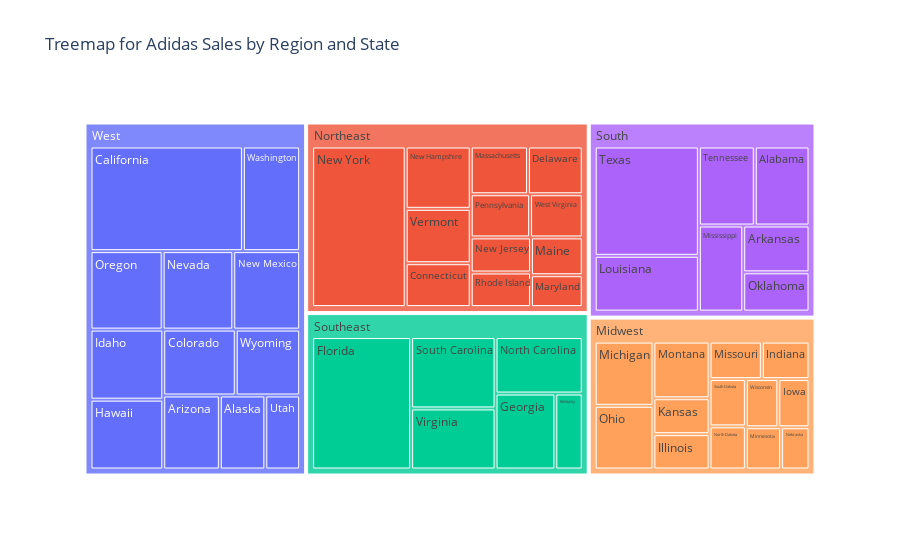

The notebook cell this image was saved under:
### Code cell
px.treemap(df,values='Total Sales', path=['Region', 'State'],
                 title='Treemap for Adidas Sales by Region and State')

### Figure 1 — Plotly figure (JSON) as saved in the notebook; plotly's stock layout.template omitted (floating-point values rounded to 4 significant figures)
{"data": [{"branchvalues": "total", "domain": {"x": [0, 1], "y": [0, 1]}, "hovertemplate": "labels=%{label}<br>Total Sales=%{value}<br>parent=%{parent}<br>id=%{id}<extra></extra>", "ids": ["South/Alabama", "West/Alaska", "West/Arizona", "South/Arkansas", "West/California", "West/Colorado", "Northeast/Connecticut", "Northeast/Delaware", "Southeast/Florida", "Southeast/Georgia", "West/Hawaii", "West/Idaho", "Midwest/Illinois", "Midwest/Indiana", "Midwest/Iowa", "Midwest/Kansas", "Southeast/Kentucky", "South/Louisiana", "Northeast/Maine", "Northeast/Maryland", "Northeast/Massachusetts", "Midwest/Michigan", "Midwest/Minnesota", "South/Mississippi", "Midwest/Missouri", "Midwest/Montana", "Midwest/Nebraska", "West/Nevada", "Northeast/New Hampshire", "Northeast/New Jersey", "West/New Mexico", "Northeast/New York", "Southeast/North Carolina", "Midwest/North Dakota", "Midwest/Ohio", "South/Oklahoma", "West/Oregon", "Northeast/Pennsylvania", "Northeast/Rhode Island", "Southeast/South Carolina", "Midwest/South Dakota", "South/Tennessee", "South/Texas", "West/Utah", "Northeast/Vermont", "Southeast/Virginia", "West/Washington", "Northeast/West Virginia", "Midwest/Wisconsin", "West/Wyoming", "Midwest", "Northeast", "South", "Southeast", "West"], "labels": ["Alabama", "Alaska", "Arizona", "Arkansas", "California", "Colorado", "Connecticut", "Delaware", "Florida", "Georgia", "Hawaii", "Idaho", "Illinois", "Indiana", "Iowa", "Kansas", "Kentucky", "Louisiana", "Maine", "Maryland", "Massachusetts", "Michigan", "Minnesota", "Mississippi", "Missouri", "Montana", "Nebraska", "Nevada", "New Hampshire", "New Jersey", "New Mexico", "New York", "North Carolina", "North Dakota", "Ohio", "Oklahoma", "Oregon", "Pennsylvania", "Rhode Island", "South Carolina", "South Dakota", "Tennessee", "Texas", "Utah", "Vermont", "Virginia", "Washington", "West Virginia", "Wisconsin", "Wyoming", "Midwest", "Northeast", "South", "Southeast", "West"], "name": "", "parents": ["South", "West", "West", "South", "West", "West", "Northeast", "Northeast", "Southeast", "Southeast", "West", "West", "Midwest", "Midwest", "Midwest", "Midwest", "Southeast", "South", "Northeast", "Northeast", "Northeast", "Midwest", "Midwest", "South", "Midwest", "Midwest", "Midwest", "West", "Northeast", "Northeast", "West", "Northeast", "Southeast", "Midwest", "Midwest", "South", "West", "Northeast", "Northeast", "Southeast", "Midwest", "South", "South", "West", "Northeast", "Southeast", "West", "Northeast", "Midwest", "West", "", "", "", "", ""], "type": "treemap", "values": [2513424, 1810428, 2254096, 1802672, 8580508, 2569036, 1646448, 1508537, 7820589, 2708591, 2734457, 2742753, 1204063, 1084723, 909811, 1225314, 1241148, 3377031, 1129728, 951134, 1578435, 2287283, 903918, 2218609, 1189515, 1930761, 728838, 2981134, 2339267, 1220446, 2824641, 8670464, 2936581, 950930, 2269283, 1512059, 3047049, 1478794, 1202256, 3593112, 1041101, 2567190, 6612371, 1387620, 2041598, 3074415, 3222093, 1311160, 948894, 2282342, 16674434, 25078267, 20603356, 21374436, 36436157]}], "layout": {"autosize": true, "legend": {"tracegroupgap": 0}, "title": {"text": "Treemap for Adidas Sales by Region and State"}}}
